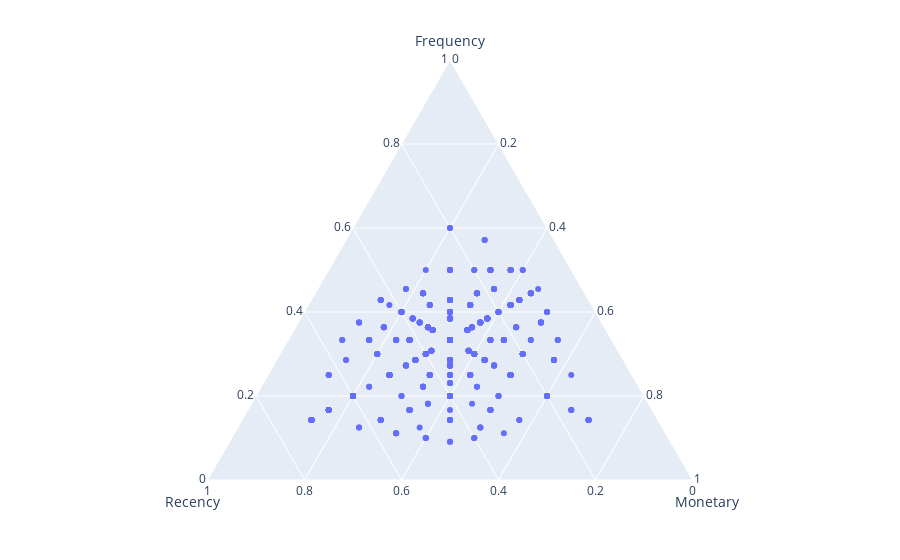

Notebook code cell kept with this figure:
### Code cell
import plotly.express as px
fig = px.scatter_ternary(RFM_Score, a="Frequency", b="Recency", c="Monetary")
fig.show()

### Figure 1 — Plotly figure (JSON) as saved in the notebook; plotly's stock layout.template omitted (floating-point values rounded to 4 significant figures; data arrays with more than 128 entries replaced by an {"elided": "..."} marker saying what was removed)
{"data": [{"a": {"elided": "693 int values"}, "b": {"elided": "693 int values"}, "c": {"elided": "693 int values"}, "hovertemplate": "Frequency=%{a}<br>Recency=%{b}<br>Monetary=%{c}<extra></extra>", "legendgroup": "", "marker": {"color": "#636efa", "symbol": "circle"}, "mode": "markers", "name": "", "showlegend": false, "subplot": "ternary", "type": "scatterternary"}], "layout": {"legend": {"tracegroupgap": 0}, "margin": {"t": 60}, "ternary": {"aaxis": {"title": {"text": "Frequency"}}, "baxis": {"title": {"text": "Recency"}}, "caxis": {"title": {"text": "Monetary"}}, "domain": {"x": [0, 1], "y": [0, 1]}}}}
